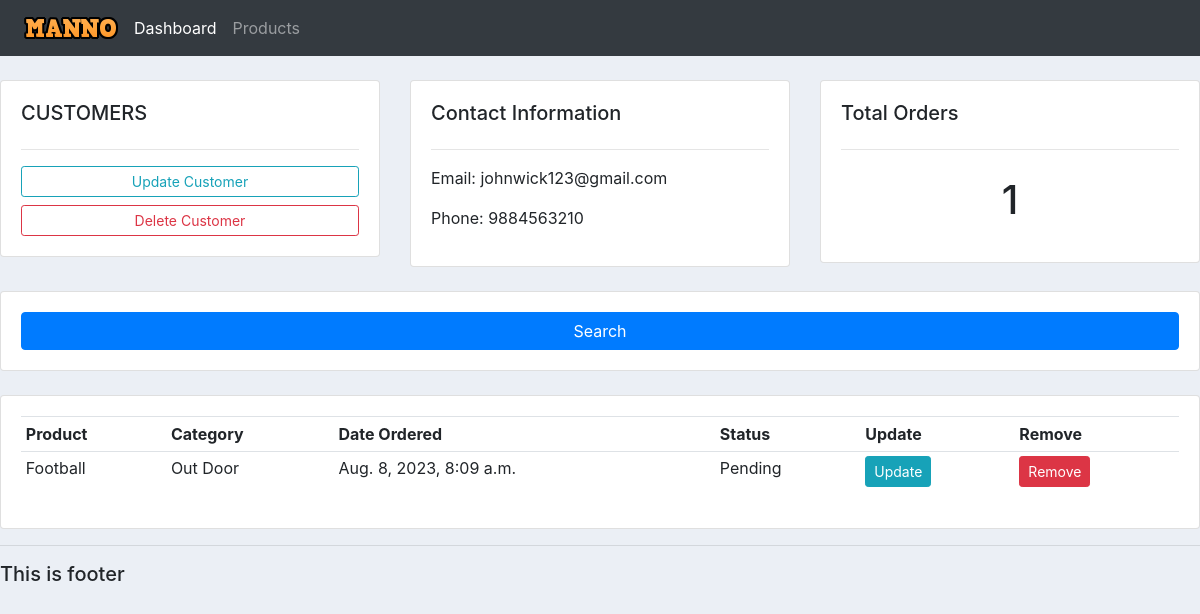
Before: /customers/2 with the older database file.
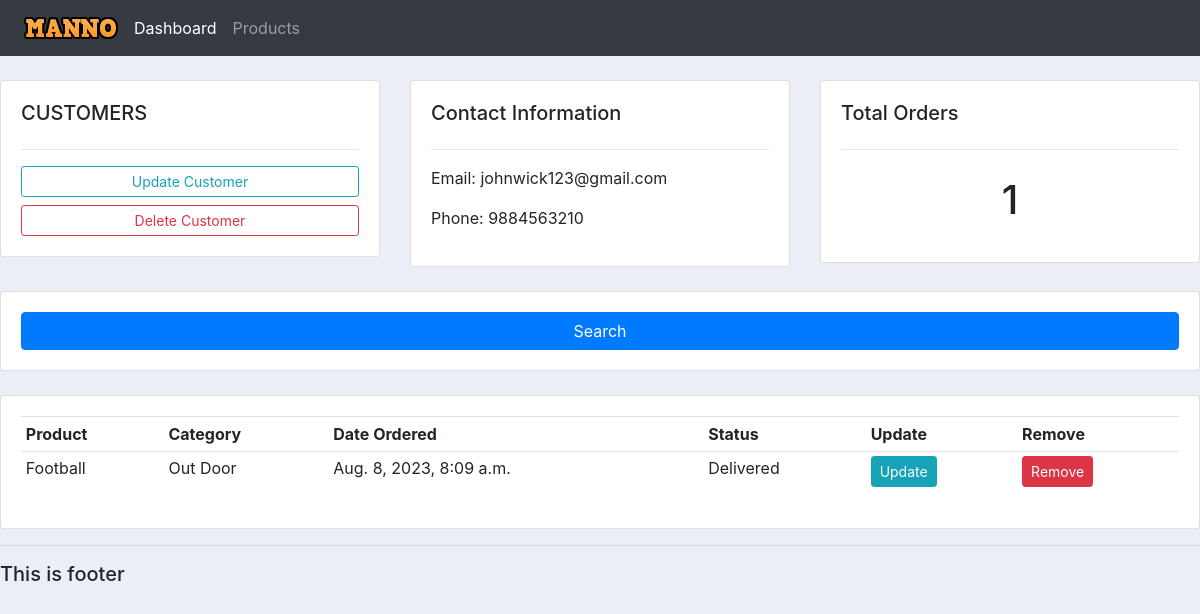
After: the same page with the newer database file.
### accounts/models.py (models this page shows, shortened)
class Order(models.Model):
    customer = models.ForeignKey(Customer, null=True, on_delete=models.SET_NULL)
    product = models.ForeignKey(Product, null=True, on_delete=models.SET_NULL)
    STATUS = (  #for dropdown
        ('Pending','Pending'),
        ('Out for Delivery','Out for Delivery'),
        ('Delivered','Delivered'),
        )
    date_created = models.DateTimeField(auto_now_add=True, null=True)
    status = models.CharField(max_length=255, null=True, choices=STATUS)

class Product(models.Model):
    CATEGORY = (   #for dropdown
        ('Indoor','Indoor'),
        ('Out Door','Out Door'),
        )
    name = models.CharField(max_length=255, null=True)
    price = models.FloatField(null=True)
    category = models.CharField(max_length=255, null=True, choices=CATEGORY)
    description =models.CharField(max_length=255, null=True)
    date_created = models.DateTimeField(auto_now_add=True, null=True)
    tags = models.ManyToManyField(Tag)
    def __str__(self):
        return self.name

### accounts/views.py (the view)
# urls.py: path('customers/<str:pk>',views.customers, name='customers')
def customers(request, pk):
    customer = Customer.objects.get(id=pk)
    orders = customer.order_set.all()
    orders_count = orders.count()
    context = {'customer': customer, 'orders':orders, 'orders_count':orders_count}
    return render(request, 'accounts/customers.html', context)

### accounts/templates/accounts/customers.html (shortened to what this page needs)
{% extends 'accounts/main.html' %}
{% block content %}
<br>
<div class = 'row'>
    <div class = 'col-md'>
        <div class="card card-body">
            <h5>CUSTOMERS</h5>
            <hr>
            <a class="btn btn-outline-info btn-sm btn-block" href="">Update Customer</a>
            <a class="btn btn-outline-danger btn-sm btn-block" href="">Delete Customer</a>
        </div>
    </div>
    <div class="col-md">
        <div class="card card-body">
            <h5>Contact Information</h5>
            <hr>
            <p>Email: {{customer.email}}</p>
            <p>Phone: {{customer.phone}}</p>
        </div>
    </div>
    <div class="col-md">
        <div class="card card-body">
            <h5>Total Orders</h5>
            <hr>
            <h1 style="text-align: center; padding: 10px;">{{orders_count}}</h1>
        </div>
    </div>
</div>
<br>
<div class = 'row'>
    <div class = 'col'>
        <div class="card card-body">
            <button class="btn btn-primary" type="submit">Search</button>
        </div>
    </div>
</div>
<br>
<div class = 'row'>
    <div class = 'col-md'>
        <div class="card card-body">
            <table class="table table-sm">
                <tr>
                    <th>Product</th>
                    <th>Category</th>
                    <th>Date Ordered</th>
                    <th>Status</th>
                    <th>Update</th>
                    <th>Remove</th>
                </tr>
                {% for order in orders %}
                   <tr>
                        <td>{{order.product}}</td>
                        <td>{{order.product.category}}</td>
                        <td>{{order.date_created}}</td>
                        <td>{{order.status}}</td>
                        <td><a class="btn btn-sm btn-info", href="">Update</a></td>
                        <td><a class="btn btn-sm btn-danger", href="">Remove</a></td>
                   </tr>
                {% endfor %}
            </table>
        </div>
    </div>
</div>
{% endblock %}

Changed rows visible on the page:
changed Order "Football": status "Pending" → "Delivered"
